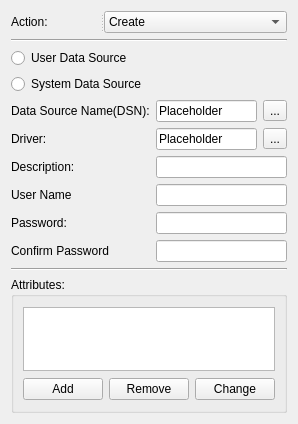
<?xml version="1.0" encoding="UTF-8"?>
<ui version="4.0">
 <class>DataSourceWidget</class>
 <widget class="QWidget" name="DataSourceWidget">
  <property name="geometry">
   <rect>
    <x>0</x>
    <y>0</y>
    <width>294</width>
    <height>424</height>
   </rect>
  </property>
  <property name="windowTitle">
   <string>Form</string>
  </property>
  <layout class="QGridLayout" name="gridLayout_2">
   <item row="0" column="0">
    <widget class="QSplitter" name="splitter">
     <property name="orientation">
      <enum>Qt::Horizontal</enum>
     </property>
     <widget class="QLabel" name="actionLabel">
      <property name="text">
       <string>Action:</string>
      </property>
      <property name="buddy">
       <cstring>actionComboBox</cstring>
      </property>
     </widget>
     <widget class="QComboBox" name="actionComboBox">
      <property name="currentText">
       <string>Create</string>
      </property>
      <item>
       <property name="text">
        <string>Create</string>
       </property>
      </item>
      <item>
       <property name="text">
        <string>Replace</string>
       </property>
      </item>
      <item>
       <property name="text">
        <string>Update</string>
       </property>
      </item>
      <item>
       <property name="text">
        <string>Delete</string>
       </property>
      </item>
     </widget>
    </widget>
   </item>
   <item row="1" column="0">
    <widget class="Line" name="lineTop">
     <property name="orientation">
      <enum>Qt::Horizontal</enum>
     </property>
    </widget>
   </item>
   <item row="2" column="0">
    <widget class="QRadioButton" name="userDataSourceRadioButton">
     <property name="text">
      <string>User Data Source</string>
     </property>
    </widget>
   </item>
   <item row="3" column="0">
    <widget class="QRadioButton" name="systemDataSourceRadioButton">
     <property name="text">
      <string>System Data Source</string>
     </property>
    </widget>
   </item>
   <item row="4" column="0">
    <layout class="QGridLayout" name="gridLayout">
     <item row="1" column="1">
      <widget class="QLineEdit" name="driverLineEdit">
       <property name="text">
        <string>Placeholder</string>
       </property>
      </widget>
     </item>
     <item row="2" column="1" colspan="2">
      <widget class="QLineEdit" name="descriptionLineEdit"/>
     </item>
     <item row="0" column="1">
      <widget class="QLineEdit" name="dataSourceLineEdit">
       <property name="text">
        <string>Placeholder</string>
       </property>
      </widget>
     </item>
     <item row="0" column="2">
      <widget class="QToolButton" name="dataSourceToolButton">
       <property name="text">
        <string>...</string>
       </property>
      </widget>
     </item>
     <item row="1" column="0">
      <widget class="QLabel" name="driverLabel">
       <property name="font">
        <font>
         <pointsize>9</pointsize>
        </font>
       </property>
       <property name="text">
        <string>Driver:</string>
       </property>
       <property name="buddy">
        <cstring>driverLineEdit</cstring>
       </property>
      </widget>
     </item>
     <item row="0" column="0">
      <widget class="QLabel" name="dataSourceLabel">
       <property name="font">
        <font>
         <pointsize>9</pointsize>
        </font>
       </property>
       <property name="text">
        <string>Data Source Name(DSN):</string>
       </property>
       <property name="buddy">
        <cstring>dataSourceLineEdit</cstring>
       </property>
      </widget>
     </item>
     <item row="3" column="0">
      <widget class="QLabel" name="userNameLabel">
       <property name="text">
        <string>User Name</string>
       </property>
       <property name="buddy">
        <cstring>userNameLineEdit</cstring>
       </property>
      </widget>
     </item>
     <item row="4" column="0">
      <widget class="QLabel" name="passwordLabel">
       <property name="text">
        <string>Password:</string>
       </property>
       <property name="buddy">
        <cstring>passwordLineEdit</cstring>
       </property>
      </widget>
     </item>
     <item row="2" column="0">
      <widget class="QLabel" name="descriptionLabel">
       <property name="enabled">
        <bool>true</bool>
       </property>
       <property name="sizePolicy">
        <sizepolicy hsizetype="Preferred" vsizetype="Preferred">
         <horstretch>0</horstretch>
         <verstretch>0</verstretch>
        </sizepolicy>
       </property>
       <property name="minimumSize">
        <size>
         <width>0</width>
         <height>0</height>
        </size>
       </property>
       <property name="text">
        <string>Description:</string>
       </property>
       <property name="buddy">
        <cstring>descriptionLineEdit</cstring>
       </property>
      </widget>
     </item>
     <item row="3" column="1" colspan="2">
      <widget class="QLineEdit" name="userNameLineEdit"/>
     </item>
     <item row="1" column="2">
      <widget class="QToolButton" name="destinationToolButton">
       <property name="text">
        <string>...</string>
       </property>
      </widget>
     </item>
     <item row="5" column="0">
      <widget class="QLabel" name="confirmPasswordLabel">
       <property name="text">
        <string>Confirm Password</string>
       </property>
       <property name="buddy">
        <cstring>confirmPasswordLineEdit</cstring>
       </property>
      </widget>
     </item>
     <item row="4" column="1" colspan="2">
      <widget class="QLineEdit" name="passwordLineEdit">
       <property name="echoMode">
        <enum>QLineEdit::Password</enum>
       </property>
      </widget>
     </item>
     <item row="5" column="1" colspan="2">
      <widget class="QLineEdit" name="confirmPasswordLineEdit">
       <property name="echoMode">
        <enum>QLineEdit::Password</enum>
       </property>
      </widget>
     </item>
    </layout>
   </item>
   <item row="5" column="0">
    <widget class="Line" name="lineBottom">
     <property name="orientation">
      <enum>Qt::Horizontal</enum>
     </property>
    </widget>
   </item>
   <item row="6" column="0">
    <widget class="QGroupBox" name="attributesGroupBox">
     <property name="sizePolicy">
      <sizepolicy hsizetype="Preferred" vsizetype="Preferred">
       <horstretch>0</horstretch>
       <verstretch>0</verstretch>
      </sizepolicy>
     </property>
     <property name="minimumSize">
      <size>
       <width>0</width>
       <height>105</height>
      </size>
     </property>
     <property name="font">
      <font>
       <pointsize>9</pointsize>
      </font>
     </property>
     <property name="title">
      <string>Attributes:</string>
     </property>
     <layout class="QGridLayout" name="gridLayout_3">
      <item row="1" column="0">
       <widget class="QPushButton" name="addButton">
        <property name="text">
         <string>Add</string>
        </property>
       </widget>
      </item>
      <item row="1" column="2">
       <widget class="QPushButton" name="changeButton">
        <property name="text">
         <string>Change</string>
        </property>
       </widget>
      </item>
      <item row="0" column="0" colspan="3">
       <widget class="QTableView" name="attributesTableView">
        <property name="enabled">
         <bool>true</bool>
        </property>
        <property name="sizePolicy">
         <sizepolicy hsizetype="Maximum" vsizetype="Expanding">
          <horstretch>0</horstretch>
          <verstretch>0</verstretch>
         </sizepolicy>
        </property>
        <property name="maximumSize">
         <size>
          <width>16777215</width>
          <height>64</height>
         </size>
        </property>
       </widget>
      </item>
      <item row="1" column="1">
       <widget class="QPushButton" name="removeButton">
        <property name="text">
         <string>Remove</string>
        </property>
       </widget>
      </item>
     </layout>
    </widget>
   </item>
  </layout>
 </widget>
 <tabstops>
  <tabstop>actionComboBox</tabstop>
  <tabstop>userDataSourceRadioButton</tabstop>
  <tabstop>systemDataSourceRadioButton</tabstop>
  <tabstop>dataSourceLineEdit</tabstop>
  <tabstop>dataSourceToolButton</tabstop>
  <tabstop>driverLineEdit</tabstop>
  <tabstop>destinationToolButton</tabstop>
  <tabstop>descriptionLineEdit</tabstop>
  <tabstop>userNameLineEdit</tabstop>
  <tabstop>passwordLineEdit</tabstop>
  <tabstop>confirmPasswordLineEdit</tabstop>
  <tabstop>attributesTableView</tabstop>
  <tabstop>addButton</tabstop>
  <tabstop>removeButton</tabstop>
  <tabstop>changeButton</tabstop>
 </tabstops>
 <resources/>
 <connections/>
</ui>
